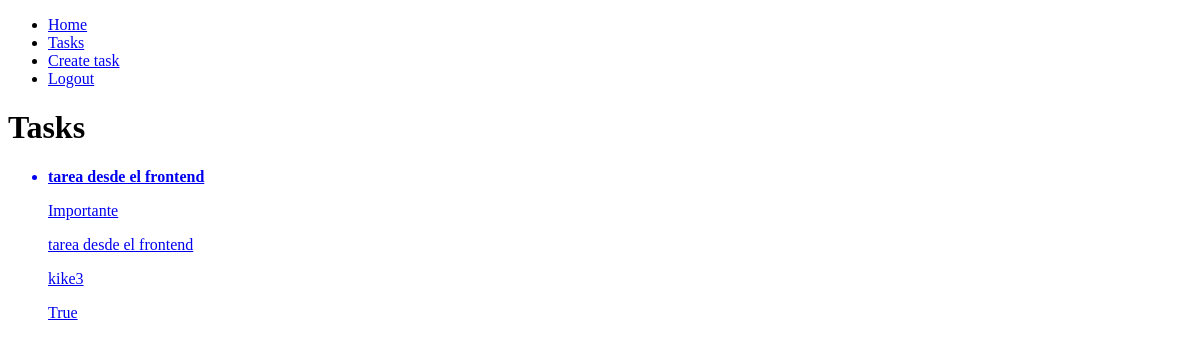
/tasks/ (signed in), run on an earlier commit of the app's database.
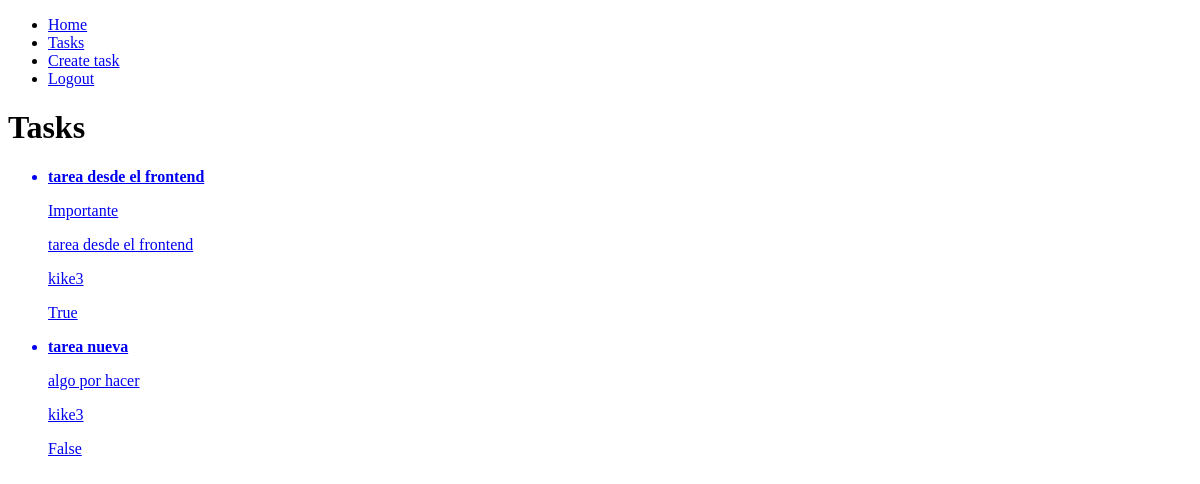
And on a later commit of the database.
### tasks/models.py (models this page shows, shortened)
class Task(models.Model):
    title = models.CharField(max_length=100)
    description = models.TextField(blank=True)
    created = models.DateTimeField(auto_now_add=True)
    datecompleted = models.DateTimeField(null=True)
    important = models.BooleanField(default=False)
    user = models.ForeignKey(User, on_delete=models.CASCADE)

### tasks/views.py (the view)
# urls.py: path('tasks/', views.tasks, name='tasks'),
def tasks(request):
    tasks = Task.objects.filter(user=request.user, datecompleted__isnull=True)
    return render(request, 'tasks.html',{
        'tasks': tasks
    })

### tasks/templates/tasks.html
{% extends 'base.html'%}
{% block content %}
<h1>Tasks</h1>
<ul>
    {% for task in tasks %}
        <a href="{% url 'task_detail' task.id %}">
            <li>
                <strong>
                    {{task.title}}
                </strong>
                {% if task.important%}
                <p> Importante</p>
                {% endif %}
                <p>
                    {{task.description}}
                </p>
                <p>
                    {{task.user.username}}
                </p>
                <p>
                    {{task.important}}
                </p>
            </li>
        </a>
    {% endfor %}
</ul>
{% endblock %}

### tasks/templates/base.html (shortened to what this page needs)
<!DOCTYPE html>
<html lang="en">
<head>
</head>
<body>
    <nav>
        <ul>
            <li>
                <a href="/">Home</a>
            </li>
            {% if user.is_authenticated %}
            <li>
                <a href="/tasks">Tasks</a>
            </li>
            <li>
                <a href="/tasks/create">Create task</a>
            </li>
            {% endif %}
            {% if user.is_authenticated %}
            <li>
                <a href="/logout">Logout</a>
            </li>
            {% endif %}
        </ul>
    </nav>
    {% block content %}
    {% endblock %}
</body>
</html>

What changed in the data, as far as the page shows it:
added Task: title "tarea nueva", description "algo por hacer", user.username "kike3", important "False"
